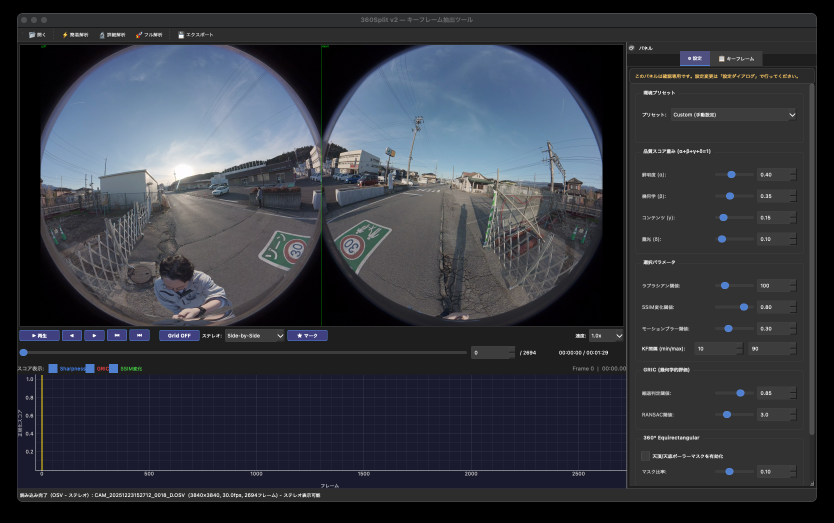
#> input picture images/capture.png, 1668 x 1046 px (shown at 1/2 size); its folder holds only this picture in this run
$ python -i geometric_evaluator.py   (imports and definitions only)   (older library calls are emulated)
#> lines starting #> are read from the running program, lines starting #| are printed output that depends on the picture
### core/accelerator.py
"""
ハードウェアアクセラレータ抽象化レイヤー - 360Split

Apple Silicon (Metal/MPS) と Windows (CUDA) の両環境で
最適なバックエンドを自動検出・選択する統一API。

検出優先順位:
  macOS:  Metal/MPS (PyTorch) → OpenCV CPU最適化 → NumPy
  Windows: CUDA (cv2.cuda / PyTorch) → OpenCV CPU最適化 → NumPy
"""

import platform
import os
import subprocess
from enum import Enum
from typing import Optional
from functools import lru_cache

import cv2
import numpy as np

from utils.logger import get_logger
logger = get_logger(__name__)


class AccelBackend(Enum):
    """利用可能なアクセラレーションバックエンド"""
    CUDA = "cuda"               # NVIDIA CUDA (Windows/Linux)
    MPS = "mps"                 # Apple Metal Performance Shaders
    OPENCV_CUDA = "opencv_cuda" # OpenCV CUDAモジュール
    CPU_OPTIMIZED = "cpu"       # マルチスレッドCPU
    NUMPY = "numpy"             # NumPyフォールバック


class Accelerator:
    """
    ハードウェアアクセラレータ管理クラス

    環境を自動検出し、利用可能な最速のバックエンドを選択する。
    シングルトンパターンでアプリケーション全体で共有。
    """

    _instance: Optional['Accelerator'] = None

    def __new__(cls):
        if cls._instance is None:
            cls._instance = super().__new__(cls)
            cls._instance._initialized = False
        return cls._instance

    def __init__(self):
        if self._initialized:
            return
        self._initialized = True

        self._system = platform.system()            # Darwin, Windows, Linux
        self._machine = platform.machine()           # arm64, x86_64, AMD64
        self._backend = AccelBackend.NUMPY
        self._torch_device = None
        self._torch_available = False
        self._opencv_cuda_available = False
        self._cuda_device_name = ""
        self._mps_available = False
        self._num_threads = os.cpu_count() or 4
        self._opencv_threads = self._num_threads
        self._manual_thread_count = 0
        self._mps_min_pixels = 256 * 256
        self._lap_kernel = None

        self._detect_hardware()
        self._configure_opencv_threads()

        logger.info(f"アクセラレータ初期化完了: backend={self._backend.value}, "
                    f"system={self._system}/{self._machine}, threads={self._num_threads}")

    def _detect_hardware(self):
        """ハードウェアとライブラリの検出"""

        # --- OpenCV CUDAモジュール検出 ---
        try:
            if hasattr(cv2, 'cuda') and cv2.cuda.getCudaEnabledDeviceCount() > 0:
                self._opencv_cuda_available = True
                dev = cv2.cuda.getDevice()
                self._cuda_device_name = f"CUDA Device {dev}"
                logger.info(f"OpenCV CUDA 検出: {self._cuda_device_name}")
        except Exception:
            pass

        # --- PyTorch検出 ---
        try:
            import torch
            self._torch_available = True

            # CUDA (Windows/Linux, NVIDIA GPU)
            if torch.cuda.is_available():
                self._torch_device = torch.device("cuda")
                self._cuda_device_name = torch.cuda.get_device_name(0)
                self._backend = AccelBackend.CUDA
                logger.info(f"PyTorch CUDA 検出: {self._cuda_device_name}")
                return

            # MPS (macOS, Apple Silicon)
            if hasattr(torch.backends, 'mps') and torch.backends.mps.is_available():
                self._torch_device = torch.device("mps")
                self._mps_available = True
                self._backend = AccelBackend.MPS
                logger.info("PyTorch MPS (Apple Metal) 検出")
                return

        except ImportError:
            logger.info("PyTorchが未インストール（CPU最適化モードで動作）")

        # --- OpenCV CUDAフォールバック ---
        if self._opencv_cuda_available:
            self._backend = AccelBackend.OPENCV_CUDA
            return

        # --- CPU最適化 ---
        self._backend = AccelBackend.CPU_OPTIMIZED

    # [20 lines left out: function _detect_macos_performance_cores, not called in this run]

    def _configure_opencv_threads(self, manual_threads: Optional[int] = None):
        """OpenCVのスレッド数を最適化"""
        override = self._manual_thread_count if manual_threads is None else int(manual_threads)
        if override > 0:
            optimal_threads = int(override)
        elif self._system == "Darwin" and self._machine == "arm64":
            # Apple Silicon: Pコア優先。取得失敗時は75%をフォールバック
            perf_cores = self._detect_macos_performance_cores()
            if perf_cores is not None:
                optimal_threads = max(int(perf_cores), 4)
            else:
                optimal_threads = max(int(round(self._num_threads * 0.75)), 4)
        else:
            optimal_threads = self._num_threads

        cv2.setNumThreads(optimal_threads)
        self._opencv_threads = int(optimal_threads)
        logger.info(f"OpenCVスレッド数: {optimal_threads}")

    # [568 lines left out: functions configure_runtime, backend, has_gpu, has_torch, has_cuda, has_mps and 14 more, not called in this run]


# === モジュールレベルのアクセサ ===

@lru_cache(maxsize=1)
def get_accelerator() -> Accelerator:
    """シングルトンアクセラレータインスタンスを取得"""
    return Accelerator()

### utils/logger.py
"""
ロギングユーティリティ - 360Split用

アプリケーション全体で統一されたロギングを提供する。
ルートロガー '360split' の下に階層的な子ロガーを配置し、
コンソール（カラー）とファイル（ローテーション）への出力を制御する。

使い方:
    # 各モジュールの冒頭で
    from utils.logger import get_logger
    logger = get_logger(__name__)

    logger.debug("詳細デバッグ情報")
    logger.info("通常の処理情報")
    logger.warning("注意が必要な状況")
    logger.error("エラーが発生")
"""

import logging
import logging.handlers
import sys
import threading
import re
from pathlib import Path
from datetime import datetime

# アプリケーションのルートロガー名
ROOT_LOGGER_NAME = '360split'

# ログファイルのデフォルトパス
DEFAULT_LOG_DIR = Path(__file__).parent.parent / 'logs'
DEFAULT_LOG_FILE = DEFAULT_LOG_DIR / '360split.log'

# ログローテーション設定
MAX_LOG_BYTES = 5 * 1024 * 1024   # 5MB
BACKUP_COUNT = 3                   # 3世代保持


class ColoredFormatter(logging.Formatter):
    """カラー出力をサポートするフォーマッター"""

    COLORS = {
        'DEBUG': '\033[36m',      # シアン
        'INFO': '\033[32m',       # 緑
        'WARNING': '\033[33m',    # 黄
        'ERROR': '\033[31m',      # 赤
        'CRITICAL': '\033[35m',   # マゼンタ
    }
    RESET = '\033[0m'

    # [17 lines left out: functions format, _short_name, not called in this run]


class _ShortNameFormatter(logging.Formatter):
    """モジュール名を短縮表示するフォーマッター"""

    def format(self, record):
        record.shortname = _short_name(record.name)
        return super().format(record)


class _ColoredShortNameFormatter(ColoredFormatter):
    """カラー＋モジュール名短縮フォーマッター"""

    def format(self, record):
        record.shortname = _short_name(record.name)
        return super().format(record)


# ---- 初期化済みフラグ ----
_initialized = False
_gui_log_entries = []
_gui_log_lock = threading.Lock()
_gui_buffer_handler = None
_GUI_BUFFER_MAX = 10000
_ANSI_RE = re.compile(r"\x1b\[[0-9;]*m")


class _GuiBufferHandler(logging.Handler):
    """GUI表示向けにログをメモリバッファへ蓄積するハンドラ。"""

    def __init__(self, level=logging.INFO):
        super().__init__(level=level)

    # [104 lines left out: functions emit, setup_logger, not called in this run]


def get_logger(name: str = ROOT_LOGGER_NAME) -> logging.Logger:
    """
    モジュール用ロガーを取得する。

    ルートロガー '360split' の子ロガーを返す。
    例: get_logger('core.video_loader')
        → logging.getLogger('360split.core.video_loader')

    各モジュールでは以下のように使用する:
        from utils.logger import get_logger
        logger = get_logger(__name__)

    Parameters:
    -----------
    name : str
        モジュール名（通常 __name__ を渡す）

    Returns:
    --------
    logging.Logger
        ルートロガーの子ロガー
    """
    if name == ROOT_LOGGER_NAME or name.startswith(ROOT_LOGGER_NAME + '.'):
        # 既にルートロガー名が含まれている場合はそのまま
        return logging.getLogger(name)
    return logging.getLogger(f'{ROOT_LOGGER_NAME}.{name}')


# [54 lines left out: functions set_log_level, enable_gui_log_buffer, get_gui_log_entries, read_log_tail, not called in this run]


def strip_ansi(text: str) -> str:
    """ANSIエスケープを除去する。"""
    return _ANSI_RE.sub("", text or "")

### core/geometric_evaluator.py
"""
幾何学的評価モジュール - 360Split v2
GRIC (Geometric Robust Information Criterion) ベースの視差評価

GRIC = sum(rho(r_i^2, sigma)) + lambda1 * d * n + lambda2 * k

ホモグラフィH vs 基礎行列Fを比較して視差（パラレックス）を判定。
カスタム例外による縮退・推定失敗の明示的な通知。
360°ポーラーマスクによる歪み領域の除外。
"""

import cv2
import numpy as np
from typing import Dict, List, Tuple, Optional
from collections import OrderedDict

from core.accelerator import get_accelerator
from core.exceptions import (
    GeometricDegeneracyError,
    EstimationFailureError,
    InsufficientFeaturesError
)
from config import GRICConfig, Equirect360Config

from utils.logger import get_logger
logger = get_logger(__name__)
#> further down, picture is the input picture: shape (1046, 1668, 3); mean B, G, R 64.2, 56.3, 53.2


class FeatureCache:
    """
    特徴点検出結果をLRUキャッシュで管理

    フレームインデックスをキーとして、キーポイントと記述子を保存。
    最大50エントリを保持し、古いものは自動削除される。
    """

    def __init__(self, max_entries: int = 50):
        self.max_entries = max_entries
        self.cache = OrderedDict()

    # [13 lines left out: functions get, put, not called in this run]

    def clear(self):
        self.cache.clear()


class GeometricEvaluator:
    """
    GRICベースのフレーム間幾何学的評価 (v2)

    2Dモデル（ホモグラフィH）と3Dモデル（基礎行列F）の
    両方をRANSACで推定し、GRICで比較。

    GRIC判定:
    - GRIC_F < GRIC_H → 有効な並進運動（3D再構成に有用）→ 高スコア
    - GRIC_H <= GRIC_F → 回転のみ/平面シーン → 低スコア or 例外

    360°特有処理:
    - 天頂/天底ポーラーマスクによる歪み領域の除外

    最適化:
    - 特徴記述子のLRUキャッシング
    - FLANNマッチャーによる高速化
    - ベクトル化された残差・GRIC計算
    """

    def __init__(self, use_sift: bool = False,
                 gric_config: GRICConfig = None,
                 equirect_config: Equirect360Config = None):
        """
        初期化

        Parameters:
        -----------
        use_sift : bool
            SIFTを使用するか（False=ORB）
        gric_config : GRICConfig, optional
            GRIC計算パラメータ。Noneの場合はデフォルト値
        equirect_config : Equirect360Config, optional
            360°処理設定。Noneの場合はデフォルト値
        """
        self.use_sift = use_sift
        self.accelerator = get_accelerator()
#> (the call stopped at in _detect_hardware, `if torch.cuda.is_available():`: torch is not available in this run)

        # GRIC設定
        self.gric_config = gric_config or GRICConfig()
        # 360°設定
        self.equirect_config = equirect_config or Equirect360Config()

        # 特徴検出器を初期化
        if use_sift:
            try:
                self.detector = cv2.SIFT_create()
            except AttributeError:
                logger.warning("SIFTが利用できません。ORBを使用します")
                self.detector = cv2.ORB_create(nfeatures=5000)
        else:
            self.detector = cv2.ORB_create(nfeatures=5000)

        # FLANN マッチャーを初期化
        self._init_matcher()

        # 特徴記述子キャッシュ
        self.feature_cache = FeatureCache(max_entries=50)

    def _init_matcher(self):
        """
        最適なマッチャーを初期化

        FLANN (Fast Approximate Nearest Neighbors) を優先し、
        失敗時はBFMatcherにフォールバック
        """
        try:
            FLANN_INDEX_LSH = 6
            index_params = dict(
                algorithm=FLANN_INDEX_LSH,
                table_number=12,
                key_size=20,
                multi_probe_level=2
            )
            search_params = dict(checks=50)
            self.matcher = cv2.FlannBasedMatcher(index_params, search_params)
            self.use_flann = True
            logger.info("FLANN マッチャーを初期化")
        except Exception as e:
            logger.warning(f"FLANN初期化失敗、BFMatcherを使用: {e}")
            self.matcher = cv2.BFMatcher(cv2.NORM_HAMMING, crossCheck=False)
            self.use_flann = False

    def _create_polar_mask(self, h: int, w: int) -> np.ndarray:
        """
        360°画像用ポーラーマスクを生成

        天頂（上端）と天底（下端）の歪みが大きい領域をマスクする。

        Parameters:
        -----------
        h, w : int
            画像の高さと幅

        Returns:
        --------
        np.ndarray
            マスク画像 (uint8, 0=除外, 255=有効)
        """
        mask = np.ones((h, w), dtype=np.uint8) * 255
        margin = int(h * self.equirect_config.mask_polar_ratio)
        if margin > 0:
            mask[:margin, :] = 0       # 天頂マスク
            mask[h - margin:, :] = 0   # 天底マスク
        return mask

    def _detect_and_compute_cached(self, frame: np.ndarray,
                                   frame_idx: Optional[int] = None,
                                   use_polar_mask: bool = False,
                                   external_mask: Optional[np.ndarray] = None) -> Tuple[List, Optional[np.ndarray]]:
        """
        特徴点を検出して記述子を計算（キャッシュ・ポーラーマスク対応）

        Parameters:
        -----------
        frame : np.ndarray
            入力フレーム（BGR形式）
        frame_idx : int, optional
            フレームインデックス（キャッシュキー）
        use_polar_mask : bool
            360°ポーラーマスクを適用するか

        Returns:
        --------
        tuple
            (キーポイント, 記述子) のタプル
        """
#> called with use_polar_mask = True
        use_cache = frame_idx is not None and external_mask is None
        # キャッシュをチェック
        if use_cache:
            cached = self.feature_cache.get(frame_idx)
            if cached is not None:
                return cached

        # グレースケール変換
        gray = cv2.cvtColor(frame, cv2.COLOR_BGR2GRAY) if len(frame.shape) == 3 else frame
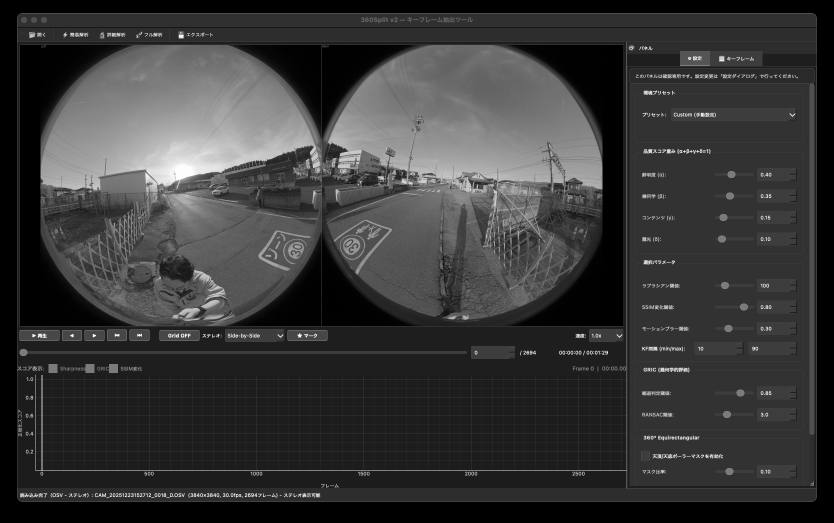
#> gray: shape (1046, 1668) (shown at 1/2 size); min 0, max 255, mean 56.2

        # ポーラーマスク適用
        mask = None
        if use_polar_mask and self.equirect_config.enable_polar_mask:
            h, w = gray.shape[:2]
#> h = 1046; w = 1668
            mask = self._create_polar_mask(h, w)
        if external_mask is not None:
            ext = self._normalize_external_feature_mask(external_mask, gray.shape[:2])
            mask = ext if mask is None else cv2.bitwise_and(mask, ext)

        # 特徴点検出と記述子計算
        keypoints, descriptors = self.detector.detectAndCompute(gray, mask)
#> keypoints = 5000 keypoints; strongest (x, y, size): (1053, 706, 31), (1194, 704, 31), (1054, 704, 31), (1063, 704, 31)

        # キャッシュに保存
        if use_cache:
            self.feature_cache.put(
                frame_idx, keypoints,
                descriptors if descriptors is not None else np.array([])
            )

        return keypoints, descriptors

    # [374 lines left out: functions _normalize_external_feature_mask, _match_features, _compute_reprojection_errors_H, _compute_sampson_errors_F, _compute_gric, _build_match_context and 2 more, not called in this run]

    def compute_feature_distribution(self, frame: np.ndarray,
                                     frame_idx: Optional[int] = None,
                                     feature_mask: Optional[np.ndarray] = None) -> float:
        """
        特徴点分布スコア

        画像をグリッドに分割し、各セルの特徴点数の
        分布エントロピーを計算。均等に分布しているほど
        スコアが高い。

        Parameters:
        -----------
        frame : np.ndarray
            入力フレーム
        frame_idx : int, optional
            フレームインデックス

        Returns:
        --------
        float
            分布スコア（0-1、高いほど均等分布）
        """
        kp, _ = self._detect_and_compute_cached(
            frame, frame_idx=frame_idx, use_polar_mask=True, external_mask=feature_mask
        )
#> kp has the same summary as keypoints in _detect_and_compute_cached

        return self._compute_feature_distribution_from_keypoints(kp, frame.shape[:2])

    @staticmethod
    def _compute_feature_distribution_from_keypoints(
        keypoints: List,
        image_shape: Tuple[int, int]
    ) -> float:
#> called with image_shape = (1046, 1668)
        if len(keypoints) == 0:
            return 0.0

        h, w = image_shape
        grid_cols, grid_rows = 4, 4
        kp_coords = np.array([kp_point.pt for kp_point in keypoints])
#> kp_coords = 5000 pairs, first value 36 to 1593, second value 112.3 to 941
        x_coords = kp_coords[:, 0]
#> x_coords = 5000 values, max 1593 at index 792, min 36 at index 1079, mean 1070.4
        y_coords = kp_coords[:, 1]
#> y_coords = 5000 values, max 941 at index 36, min 112.3 at index 1992, mean 513.1

        cell_counts, _, _ = np.histogram2d(
            x_coords, y_coords,
            bins=[grid_cols, grid_rows],
            range=[[0, w], [0, h]]
        )
#> cell_counts = [[0, 124, 429, 102], [0, 552, 242, 0], [0, 306, 357, 0], [878, 610, 796, 604]]
        cell_counts = cell_counts.flatten()
#> cell_counts = [0, 124, 429, 102, 0, 552, 242, 0, 0, 306, 357, 0, 878, 610, 796, 604]
        total_count = np.sum(cell_counts)
#> total_count = 5000
        if total_count == 0:
            return 0.0

        prob_dist = cell_counts / total_count
#> prob_dist = [0, 0.0248, 0.0858, 0.0204, 0, 0.11, 0.0484, 0, 0, 0.0612, 0.0714, 0, 0.176, 0.122, 0.159, 0.121]
        entropy = -np.sum(prob_dist[prob_dist > 0] * np.log(prob_dist[prob_dist > 0] + 1e-10))
#> entropy = 2.24
        max_entropy = np.log(grid_rows * grid_cols)
        distribution_score = entropy / max_entropy if max_entropy > 0 else 0.0
#> distribution_score = 0.808
        return float(np.clip(distribution_score, 0.0, 1.0))

    # [182 lines left out: functions compute_feature_match_count, compute_ray_dispersion, _compute_ray_dispersion_from_keypoints, evaluate, not called in this run]

>>> import cv2
>>> picture = cv2.imread('../images/capture.png')
>>> result = GeometricEvaluator().compute_feature_distribution(picture)
#> result = 0.808
